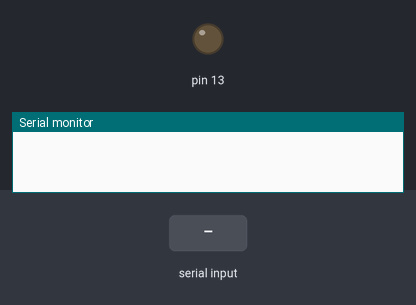
Simulated run of this sketch. Board: Arduino Uno, built with avr-gcc and run on an emulated ATmega328P. Parts: output pins drawn as LEDs (lit = HIGH), the last lines printed to the serial monitor. Dashed ring = blinking. The test bench sets the inputs (shaded band).

Above: at 1.2 s.
1.3 s: "turn on" received over the second serial link
At 2.7 s:
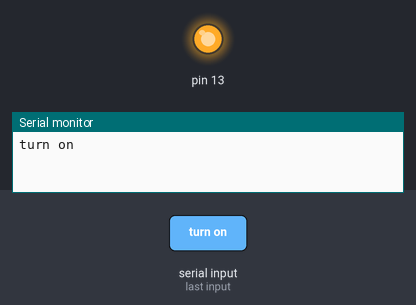
3.8 s: "blink" received over the second serial link
At 7.3 s:
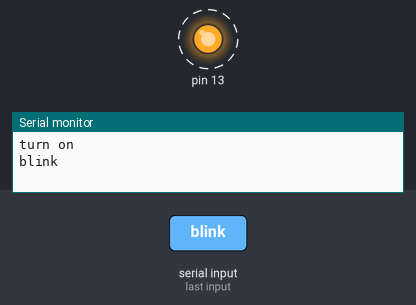
Timing chart, 0 to 12.8 s (numbered marks = the images above; inputs shaded):
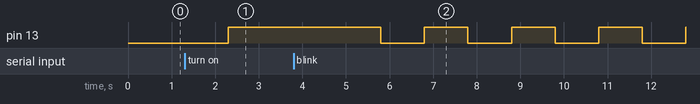

Measured:
- after the input at 1.3 s, pin 13: LOW → HIGH after 1.0 s
- after the input at 3.8 s, pin 13: alternates HIGH for 1.0 s and LOW for 1.0 s, starting after 2.0 s

The sketch:

bluetooth_complicat_test.ino
```cpp
/* Code written by Chams for Youtube Channel - That'sEngineering
 *  12/2/2020
 *  Youtube video: HC-05 BT module, interfacing with Arduino (via Smartphone)
 *
 */

#include <SoftwareSerial.h>

String value;
int Tx = 2;       // connect BT module TX to 2
int Rx = 3;       // connect BT module RX to 3

// creates a "virtual" serial port/UART
SoftwareSerial bluetooth(Tx, Rx);

void setup() {

  // start serial communication at default baud rate 9600bps
  Serial.begin(9600);
  pinMode(13,OUTPUT);
  bluetooth.begin(9600);
}

void loop() {

  if (bluetooth.available())
  {
    value = bluetooth.readString();
    Serial.println(value);

    if (value == "turn on") {
      digitalWrite(13, HIGH);
    }

    if (value == "blink") {
      while (value != "Stop blinking.") {

        digitalWrite(13, HIGH);
        delay(1000);
        digitalWrite(13, LOW);

        value = bluetooth.readString();
      }

      digitalWrite(13, LOW);
    }
  }
}
```
